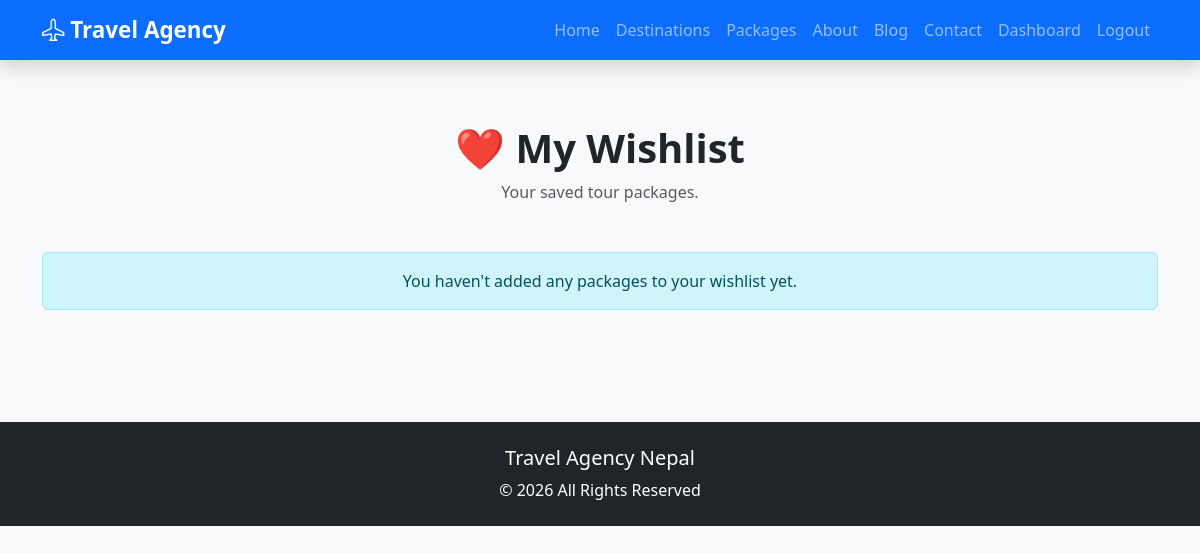
/wishlist/ (signed in), run on an earlier commit of the app's database.
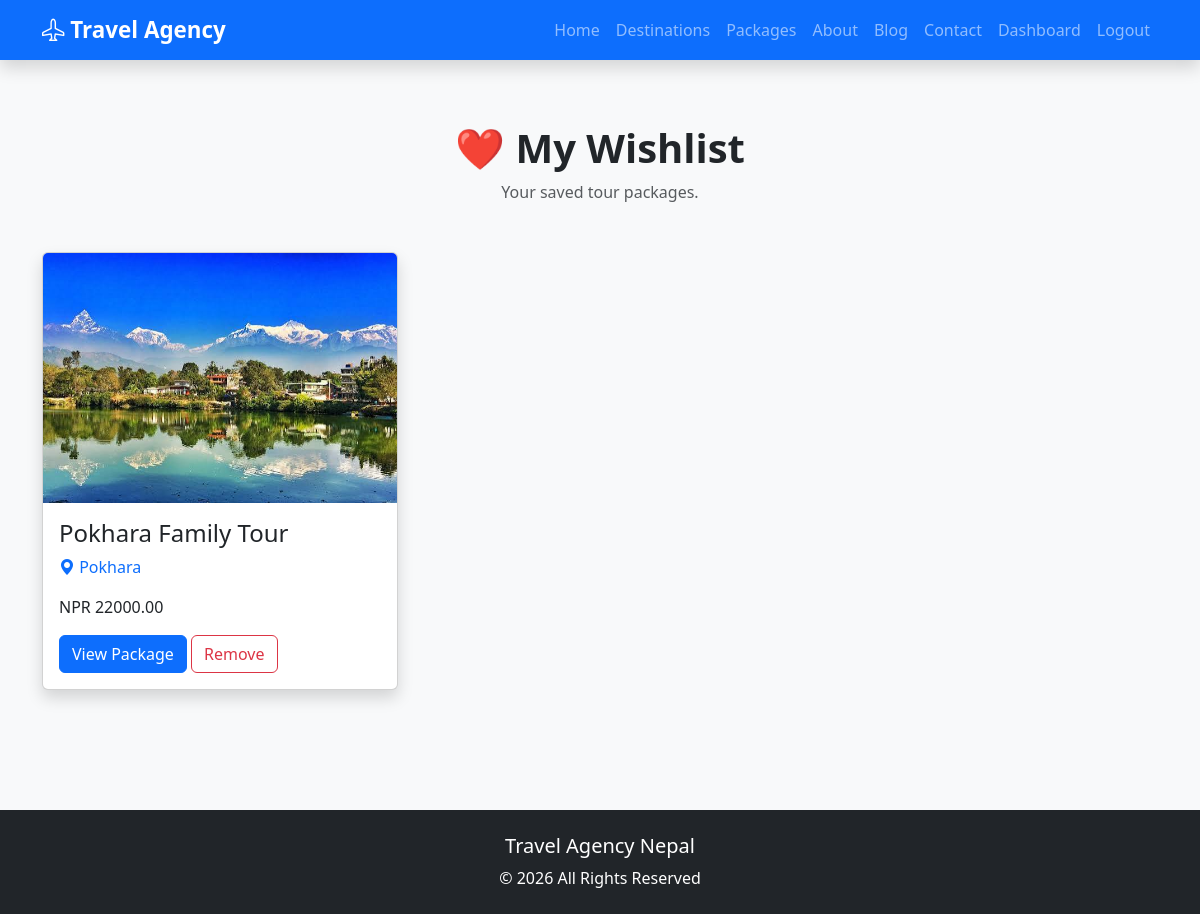
And on a later commit of the database.
### wishlist/models.py (models this page shows, shortened)
class Wishlist(models.Model):
    user = models.ForeignKey(
        User,
        on_delete=models.CASCADE,
        related_name='wishlist_items'
    )
    package = models.ForeignKey(
        TourPackage,
        on_delete=models.CASCADE,
        related_name='wishlisted_by'
    )
    created_at = models.DateTimeField(
        auto_now_add=True
    )
    class Meta:
        unique_together = ('user', 'package')
        ordering = ['-created_at']

### packages/models.py (models this page shows, shortened)
class TourPackage(models.Model):
    DIFFICULTY_CHOICES = [
        ('Easy', 'Easy'),
        ('Moderate', 'Moderate'),
        ('Hard', 'Hard'),
    ]
    PACKAGE_TYPE_CHOICES = [
        ('Adventure', 'Adventure'),
        ('Family', 'Family'),
        ('Honeymoon', 'Honeymoon'),
        ('Luxury', 'Luxury'),
        ('Wildlife', 'Wildlife'),
        ('Cultural', 'Cultural'),
        ('Trekking', 'Trekking'),
    ]
    destination = models.ForeignKey(
        Destination,
        on_delete=models.CASCADE,
        related_name='tour_packages'
    )
    name = models.CharField(max_length=200)
    slug = models.SlugField(
        unique=True,
        blank=True
    )
    package_type = models.CharField(
        max_length=20,
        choices=PACKAGE_TYPE_CHOICES,
        default='Adventure'
    )
    short_description = models.CharField(max_length=255)
    description = models.TextField()
    duration = models.PositiveIntegerField(
        help_text="Duration in days"
    )
    price = models.DecimalField(
        max_digits=10,
        decimal_places=2
    )
    discount_price = models.DecimalField(
        max_digits=10,
        decimal_places=2,
        blank=True,
        null=True
    )
    max_group_size = models.PositiveIntegerField()
    available_slots = models.PositiveIntegerField(default=20)
    difficulty = models.CharField(
        max_length=20,
        choices=DIFFICULTY_CHOICES
    )
    accommodation = models.CharField(max_length=200)
    transportation = models.CharField(max_length=200)
    departure_location = models.CharField(max_length=150)
    meals_included = models.BooleanField(default=True)
    featured_image = models.ImageField(
        upload_to='packages/'
    )
    is_featured = models.BooleanField(default=False)
    is_available = models.BooleanField(default=True)
    created_at = models.DateTimeField(
        auto_now_add=True
    )
    updated_at = models.DateTimeField(
        auto_now=True
    )
    class Meta:
        ordering = ['name']
        verbose_name = "Tour Package"
        verbose_name_plural = "Tour Packages"

### destinations/models.py (models this page shows, shortened)
class Destination(models.Model):
    name = models.CharField(max_length=150)
    slug = models.SlugField(unique=True, blank=True)
    country = models.CharField(max_length=100)
    description = models.TextField()
    best_season = models.CharField(max_length=100)
    estimated_budget = models.DecimalField(
        max_digits=10,
        decimal_places=2
    )
    image = models.ImageField(
        upload_to='destinations/'
    )
    attractions = models.TextField()
    activities = models.TextField()
    is_featured = models.BooleanField(default=False)
    created_at = models.DateTimeField(auto_now_add=True)
    updated_at = models.DateTimeField(auto_now=True)
    class Meta:
        ordering = ['name']
        verbose_name = "Destination"
        verbose_name_plural = "Destinations"

### wishlist/views.py (the view)
# urls.py: path( '',views.my_wishlist, name='my_wishlist' ),
@login_required
def my_wishlist(request):
    wishlist_items = Wishlist.objects.filter(
        user=request.user
    )
    context = {
        "wishlist_items": wishlist_items
    }
    return render(
        request,
        "wishlist/my_wishlist.html",
        context
    )

### templates/wishlist/my_wishlist.html (shortened to what this page needs)
{% extends 'base.html' %}
{% block content %}
<section class="py-5">
    <div class="container">
        <div class="text-center mb-5">
            <h1 class="fw-bold">
                ❤️ My Wishlist
            </h1>
            <p class="text-muted">
                Your saved tour packages.
            </p>
        </div>
        <div class="row">
            {% for item in wishlist_items %}
            <div class="col-lg-4 col-md-6 mb-4">
                <div class="card shadow h-100">
                    <img src="{{ item.package.featured_image.url }}"
                         class="card-img-top"
                         style="height:250px; object-fit:cover;"
                         alt="{{ item.package.name }}">
                    <div class="card-body">
                        <h4>{{ item.package.name }}</h4>
                        <p class="text-primary">
                            <i class="bi bi-geo-alt-fill"></i>
                            {{ item.package.destination.name }}
                        </p>
                        <p>
                            NPR {{ item.package.price }}
                        </p>
                        <a href="{% url 'package_detail' item.package.slug %}"
                           class="btn btn-primary">
                            View Package
                        </a>
                        <a href="{% url 'remove_from_wishlist' item.package.slug %}"
                           class="btn btn-outline-danger">
                            Remove
                        </a>
                    </div>
                </div>
            </div>
            {% empty %}
            <div class="col-12">
                <div class="alert alert-info text-center">
                    You haven't added any packages to your wishlist yet.
                </div>
            </div>
            {% endfor %}
        </div>
    </div>
</section>
{% endblock %}

What changed in the data, as far as the page shows it:
added Wishlist: package.featured_image (picture), package.name "Pokhara Family Tour", package.destination.name "Pokhara", package.price "22000.00"
Also different on the page:
text no longer shown: "You haven't added any packages to your wishlist yet."
